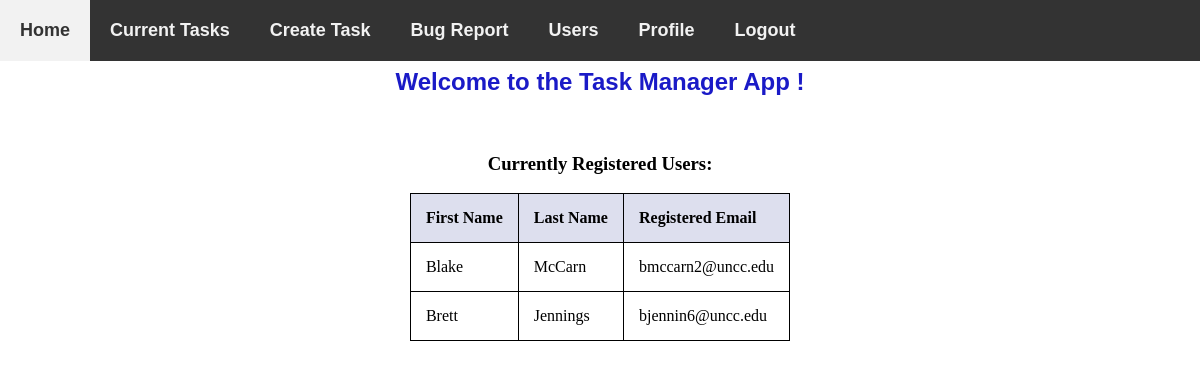
/users (signed in), run on an earlier commit of the app's database.
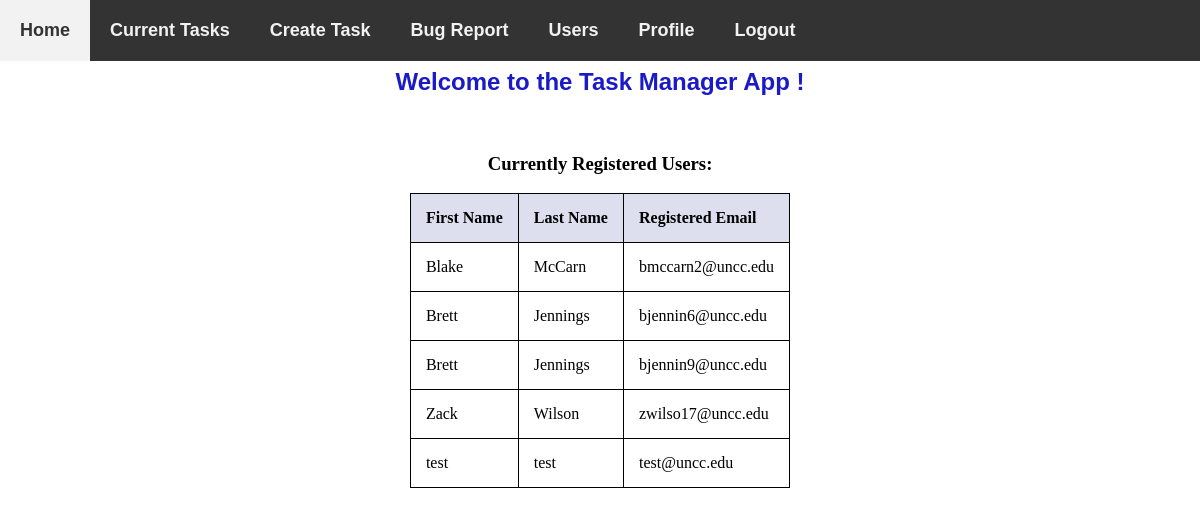
And on a later commit of the database.
### models.py (models this page shows, shortened)
class User(db.Model):
    id = db.Column("id", db.Integer, primary_key=True)
    first_name = db.Column("first_name", db.String(100))
    last_name = db.Column("last_name", db.String(100))
    email = db.Column("email", db.String(100))
    password = db.Column(db.String(255), nullable=False)
    registered_on = db.Column(db.DateTime, nullable=False)
    notes = db.relationship("Note", backref="user", lazy=True)
    comments = db.relationship("Comment", backref="user", lazy=True)

### flask06.py (the view)
@app.route('/users')
def get_users():
    if session.get('user'):
        users = db.session.query(User).all()
        return render_template('users.html', users=users)
    else:
        return redirect(url_for('login'))

### templates/users.html (shortened to what this page needs)
<!DOCTYPE html>
<html lang="en">
    <head>
        <link rel="stylesheet" href="{{ url_for('static', filename='main.css') }}">
    </head>
    <body>
        <header id="navbar">
            <nav>
                <a href="{{ url_for('index')}}"> Home</a>
                <a href="{{ url_for('get_notes') }}">Current Tasks</a>
                <a href="{{ url_for('new_note') }}">Create Task</a>
                <a href="{{ url_for('form') }}">Bug Report</a>
                <a href="{{ url_for('get_users') }}">Users</a>
                <a href="{{ url_for('profile') }}">Profile</a>
                <a href="{{ url_for('logout') }}">Logout</a>
            </nav>
        </header>
        <section id="content">
            <br>
            <h1>Welcome to the Task Manager App {{user}}!</h1>
            <br>
            <h3>Currently Registered Users: </h3>
            <table class="center">
                <tr>
                  <th>First Name</th>
                  <th>Last Name</th>
                  <th>Registered Email</th>
                  {% for user in users %}
                    <tr>
                        <td>{{user.first_name}}</td>
                        <td>{{user.last_name}}</td>
                        <td>{{user.email}}</td>
                </tr>
                {% endfor %}
              </table>
        </section>
    </body>

### static/main.css (style rules this page uses)
body { margin: 0; }
body section { padding: 30px 30px 30px 30px; }
h1 { color: rgb(26, 26, 199); font-family: 'Trebuchet MS', 'Lucida Sans Unicode', 'Lucida Grande', 'Lucida Sans', Arial, sans-serif; text-align: center; }
h3 { text-align: center; }
#navbar { overflow: hidden; background-color: #333; margin: 0; position: fixed; top: 0; width: 100%; }
#navbar a { float: left; display: block; color: #f2f2f2; padding: 20px; text-decoration: none; }
header { font-family: 'Trebuchet MS', 'Lucida Sans Unicode', 'Lucida Grande', 'Lucida Sans', Arial, sans-serif; font-size: large; font-weight: bold; text-align: center; }

### templates/users.html (style rules this page uses)
table, th, td { text-align: center; border: 1px solid black; border-collapse: collapse; }
th { background-color: #dddfee; }
.center { margin-left: auto; margin-right: auto; }
th, td { padding: 15px; text-align: left; }

What changed in the data, as far as the page shows it:
added User: first_name "Brett", last_name "Jennings", email "bjennin9@uncc.edu"
added User: first_name "Zack", last_name "Wilson", email "zwilso17@uncc.edu"
added User: first_name "test", last_name "test", email "test@uncc.edu"
